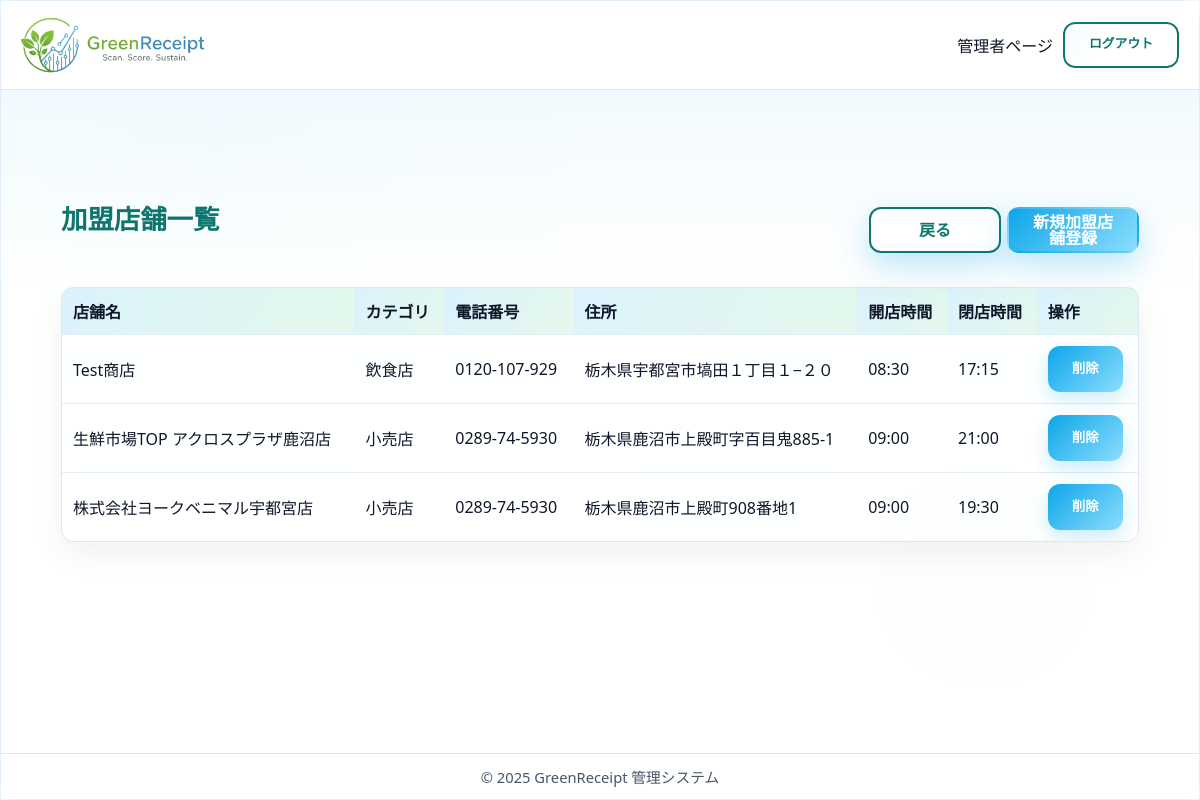
Page /staff/stores/ (signed in) on the earlier database version.
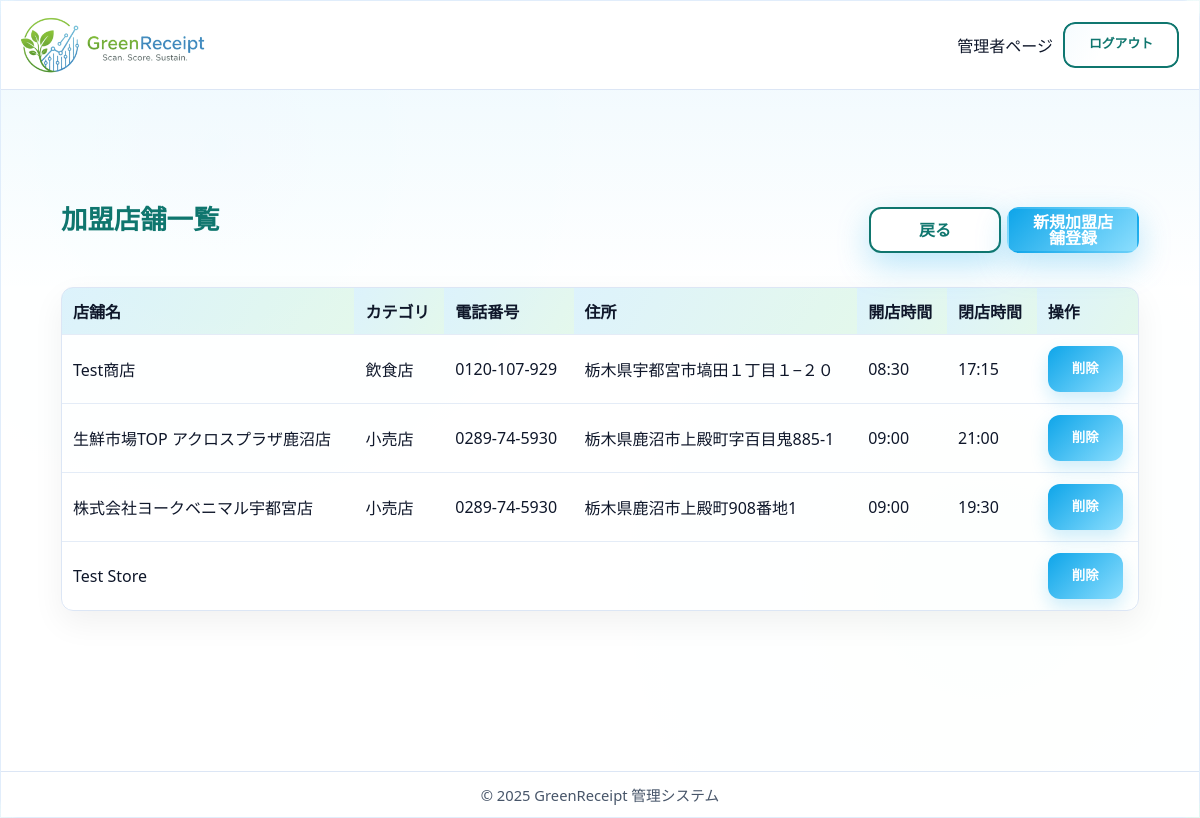
Same page on the later database version.
### core/models.py (models this page shows, shortened)
class Store(models.Model):
    store_id = models.AutoField(primary_key=True, verbose_name='店舗ID')
    store_name = models.CharField(max_length=64, verbose_name='店舗名')
    CATEGORY_CHOICES = [
        ('restaurant', '飲食店'),
        ('retail', '小売店'),
        ('service', 'サービス業'),
        ('other', 'その他'),
    ]
    category = models.CharField(max_length=64, choices=CATEGORY_CHOICES, verbose_name='カテゴリ')
    tel = models.CharField(max_length=32, blank=True, verbose_name='電話番号')
    address = models.CharField(max_length=255, verbose_name='住所')
    open_time = models.TimeField(verbose_name='開店時間', null=True, blank=True)
    close_time = models.TimeField(verbose_name='閉店時間', null=True, blank=True)
    lat = models.FloatField(verbose_name='緯度', default=0.0)
    lng = models.FloatField(verbose_name='経度', default=0.0)
    class Meta:
        verbose_name = '加盟店'
        verbose_name_plural = '加盟店'

### core/views.py (the view)
# urls.py: path("staff/stores/", views.store_list, name='store_list'),
@staff_member_required
def store_list(request):
    stores = Store.objects.all()
    return render(request, "admin/store_list.html", {'stores': stores})

### core/templates/admin/store_list.html (shortened to what this page needs)
{% extends 'admin/admin_base.html' %}
{% block content %}
<main class="dashboard-main">
  <div class="container-fluid dashboard-section mt-4 px-4">
    <div class="header-with-button d-flex justify-content-between align-items-center mb-4">
        <h1>加盟店舗一覧</h1>
        <div class="d-flex gap-2">
            <a href="{% url 'core:staff_index' %}" class="btn btn-secondary">戻る</a>
            <a href="{% url 'core:store_create' %}" class="btn btn-primary">新規加盟店舗登録</a>
        </div>
    </div>
    <div class="table-responsive">
        <table class="table">
            <thead>
                <tr>
                    <th>店舗名</th>
                    <th>カテゴリ</th>
                    <th>電話番号</th>
                    <th>住所</th>
                    <th>開店時間</th>
                    <th>閉店時間</th>
                    <th>操作</th>
                </tr>
            </thead>
            <tbody>
                {% for store in stores %}
                <tr data-href="{% url 'core:store_detail' store.store_id %}">
                    <td>{{ store.store_name }}</td>
                    <td>{{ store.get_category_display }}</td>
                    <td>{{ store.tel }}</td>
                    <td>{{ store.address }}</td>
                    <td>{{ store.open_time|time:"H:i" }}</td>
                    <td>{{ store.close_time|time:"H:i" }}</td>
                    <td>
                        <a href="{% url 'core:store_delete' store.store_id %}" class="btn btn-sm btn-danger delete-btn" onclick="return confirm('本当に削除しますか？');">削除</a>
                    </td>
                </tr>
                {% endfor %}
            </tbody>
        </table>
    </div>
  </div>
</main>
{% endblock %}

Differences in the rows shown:
added Store: store_name "Test Store"
